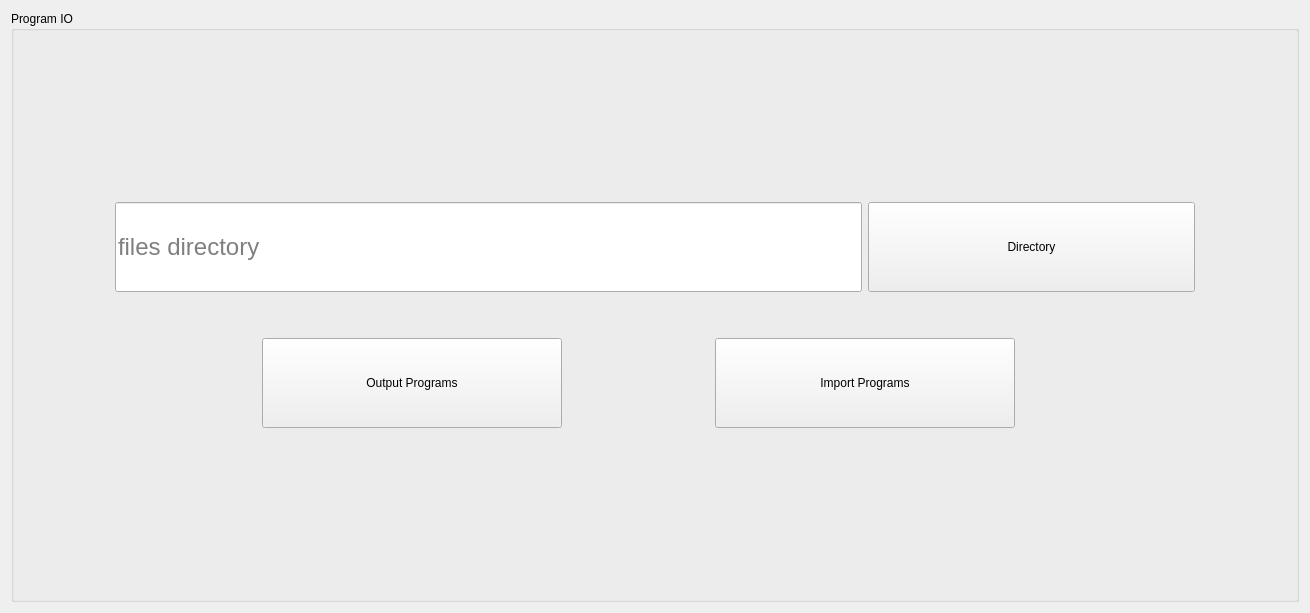
          <widget class="QWidget" name="page_4">
           <layout class="QGridLayout" name="gridLayout_13">
            <item row="0" column="0">
             <widget class="QGroupBox" name="groupBox_3">
              <property name="title">
               <string>Program IO</string>
              </property>
              <layout class="QGridLayout" name="gridLayout_20">
               <item row="0" column="1">
                <spacer name="verticalSpacer_32">
                 <property name="orientation">
                  <enum>Qt::Vertical</enum>
                 </property>
                 <property name="sizeHint" stdset="0">
                  <size>
                   <width>20</width>
                   <height>153</height>
                  </size>
                 </property>
                </spacer>
               </item>
               <item row="3" column="1">
                <spacer name="verticalSpacer_33">
                 <property name="orientation">
                  <enum>Qt::Vertical</enum>
                 </property>
                 <property name="sizeHint" stdset="0">
                  <size>
                   <width>20</width>
                   <height>153</height>
                  </size>
                 </property>
                </spacer>
               </item>
               <item row="2" column="0">
                <spacer name="horizontalSpacer_26">
                 <property name="orientation">
                  <enum>Qt::Horizontal</enum>
                 </property>
                 <property name="sizeHint" stdset="0">
                  <size>
                   <width>83</width>
                   <height>20</height>
                  </size>
                 </property>
                </spacer>
               </item>
               <item row="1" column="2">
                <spacer name="horizontalSpacer_27">
                 <property name="orientation">
                  <enum>Qt::Horizontal</enum>
                 </property>
                 <property name="sizeHint" stdset="0">
                  <size>
                   <width>83</width>
                   <height>20</height>
                  </size>
                 </property>
                </spacer>
               </item>
               <item row="1" column="1" rowspan="2">
                <widget class="QWidget" name="widget" native="true">
                 <property name="minimumSize">
                  <size>
                   <width>800</width>
                   <height>200</height>
                  </size>
                 </property>
                 <layout class="QGridLayout" name="gridLayout_29">
                  <item row="0" column="0" colspan="4">
                   <widget class="QLineEdit" name="lineEdit_8">
                    <property name="minimumSize">
                     <size>
                      <width>600</width>
                      <height>90</height>
                     </size>
                    </property>
                    <property name="font">
                     <font>
                      <family>Arial</family>
                      <pointsize>18</pointsize>
                     </font>
                    </property>
                    <property name="styleSheet">
                     <string notr="true"/>
                    </property>
                    <property name="frame">
                     <bool>true</bool>
                    </property>
                    <property name="readOnly">
                     <bool>true</bool>
                    </property>
                    <property name="placeholderText">
                     <string>files directory</string>
                    </property>
                   </widget>
                  </item>
                  <item row="0" column="4" colspan="2">
                   <widget class="QPushButton" name="pushButton_52">
                    <property name="minimumSize">
                     <size>
                      <width>180</width>
                      <height>90</height>
                     </size>
                    </property>
                    <property name="text">
                     <string>Directory</string>
                    </property>
                   </widget>
                  </item>
                  <item row="1" column="0">
                   <spacer name="verticalSpacer_39">
                    <property name="orientation">
                     <enum>Qt::Vertical</enum>
                    </property>
                    <property name="sizeHint" stdset="0">
                     <size>
                      <width>20</width>
                      <height>40</height>
                     </size>
                    </property>
                   </spacer>
                  </item>
                  <item row="2" column="0">
                   <spacer name="horizontalSpacer_31">
                    <property name="orientation">
                     <enum>Qt::Horizontal</enum>
                    </property>
                    <property name="sizeHint" stdset="0">
                     <size>
                      <width>137</width>
                      <height>20</height>
                     </size>
                    </property>
                   </spacer>
                  </item>
                  <item row="2" column="1">
                   <widget class="QPushButton" name="pushButton_51">
                    <property name="minimumSize">
                     <size>
                      <width>300</width>
                      <height>90</height>
                     </size>
                    </property>
                    <property name="text">
                     <string>Output Programs</string>
                    </property>
                   </widget>
                  </item>
                  <item row="2" column="2">
                   <spacer name="horizontalSpacer_32">
                    <property name="orientation">
                     <enum>Qt::Horizontal</enum>
                    </property>
                    <property name="sizeHint" stdset="0">
                     <size>
                      <width>136</width>
                      <height>20</height>
                     </size>
                    </property>
                   </spacer>
                  </item>
                  <item row="2" column="3" colspan="2">
                   <widget class="QPushButton" name="pushButton_9">
                    <property name="minimumSize">
                     <size>
                      <width>300</width>
                      <height>90</height>
                     </size>
                    </property>
                    <property name="text">
                     <string>Import Programs</string>
                    </property>
                   </widget>
                  </item>
                  <item row="2" column="5">
                   <spacer name="horizontalSpacer_33">
                    <property name="orientation">
                     <enum>Qt::Horizontal</enum>
                    </property>
                    <property name="sizeHint" stdset="0">
                     <size>
                      <width>170</width>
                      <height>20</height>
                     </size>
                    </property>
                   </spacer>
                  </item>
                 </layout>
                </widget>
               </item>
              </layout>
             </widget>
            </item>
           </layout>
          </widget>
